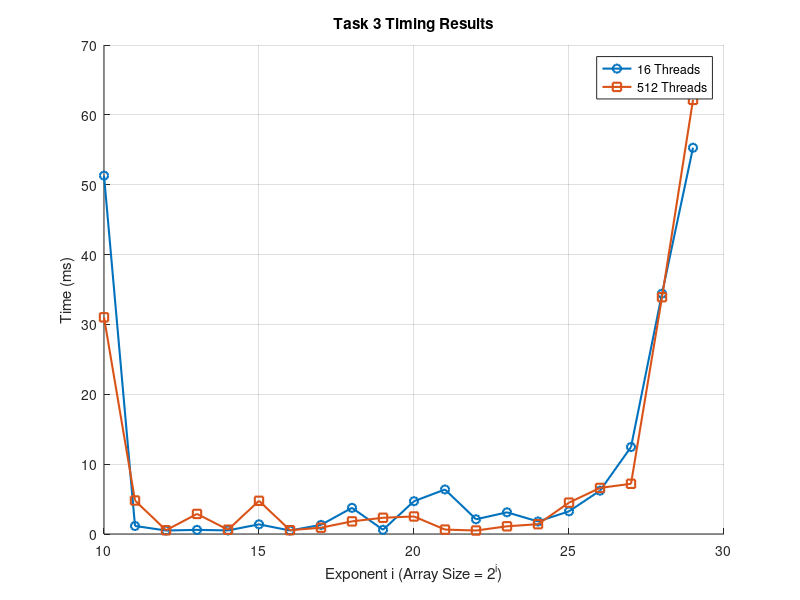

This figure's MATLAB source:
function task3()
    % -------------------------------------------------------------
    % 1) Load data from two text files (timing_16.txt, timing_512.txt)
    %    If you have a header row, skip it by specifying '1,0' in dlmread
    % -------------------------------------------------------------
    data16  = dlmread('timing_16.txt','',1,0);   % skip 1 row, 0 cols
    data512 = dlmread('timing_512.txt','',1,0);  % skip 1 row, 0 cols

    % Each data file has columns: [i time_ms first_val last_val]
    i16     = data16(:,1);
    time16  = data16(:,2);

    i512    = data512(:,1);
    time512 = data512(:,2);

    % -------------------------------------------------------------
    % 2) Create a figure and plot both data sets
    % -------------------------------------------------------------
    figure('Position',[300 300 700 500]);  % optional size
    hold on;  % so we can plot both lines

    plot(i16,  time16,  '-o', 'LineWidth',1.5,...
         'MarkerSize',6, 'DisplayName','16 Threads');
    plot(i512, time512, '-s', 'LineWidth',1.5,...
         'MarkerSize',6, 'DisplayName','512 Threads');

    hold off;
    grid on;

    % -------------------------------------------------------------
    % 3) Label the axes, set a title, and place the legend
    % -------------------------------------------------------------
    xlabel('Exponent i (Array Size = 2^i)');
    ylabel('Time (ms)');
    title('Task 3 Timing Results');
    legend('Location','best');

    % -------------------------------------------------------------
    % 4) Save the figure as PDF
    % -------------------------------------------------------------
    print('-dpdf','task3.pdf');
end
